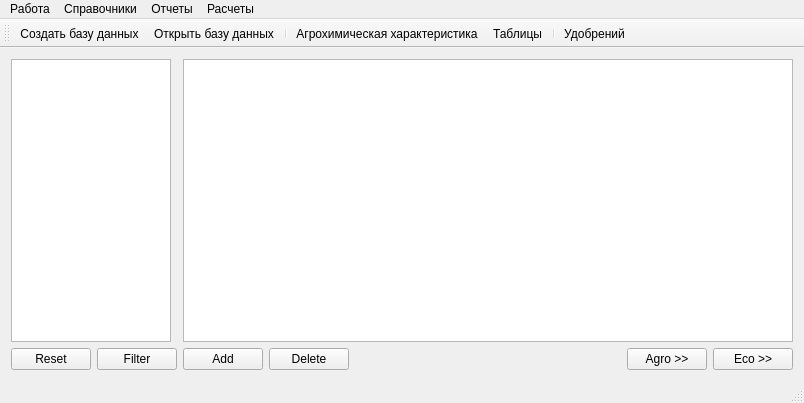
<?xml version="1.0" encoding="UTF-8"?>
<ui version="4.0">
 <class>MainWindow</class>
 <widget class="QMainWindow" name="MainWindow">
  <property name="geometry">
   <rect>
    <x>0</x>
    <y>0</y>
    <width>804</width>
    <height>403</height>
   </rect>
  </property>
  <property name="windowTitle">
   <string>AgroChemLab v.0.1</string>
  </property>
  <widget class="QWidget" name="centralWidget">
   <layout class="QHBoxLayout" name="horizontalLayout_4">
    <item>
     <layout class="QVBoxLayout" name="verticalLayout">
      <item>
       <widget class="QTreeView" name="treeView">
        <property name="sizePolicy">
         <sizepolicy hsizetype="Fixed" vsizetype="Expanding">
          <horstretch>0</horstretch>
          <verstretch>0</verstretch>
         </sizepolicy>
        </property>
        <property name="minimumSize">
         <size>
          <width>150</width>
          <height>0</height>
         </size>
        </property>
        <property name="maximumSize">
         <size>
          <width>160</width>
          <height>16777215</height>
         </size>
        </property>
       </widget>
      </item>
      <item>
       <layout class="QHBoxLayout" name="horizontalLayout_3">
        <item>
         <widget class="QPushButton" name="resetButton">
          <property name="text">
           <string>Reset</string>
          </property>
         </widget>
        </item>
        <item>
         <widget class="QPushButton" name="filterButton">
          <property name="text">
           <string>Filter</string>
          </property>
         </widget>
        </item>
       </layout>
      </item>
     </layout>
    </item>
    <item>
     <layout class="QVBoxLayout" name="verticalLayout_2">
      <item>
       <layout class="QHBoxLayout" name="horizontalLayout_2">
        <item>
         <widget class="QTableView" name="mainTable"/>
        </item>
       </layout>
      </item>
      <item>
       <layout class="QHBoxLayout" name="horizontalLayout">
        <item>
         <widget class="QPushButton" name="addButton">
          <property name="text">
           <string>Add</string>
          </property>
         </widget>
        </item>
        <item>
         <widget class="QPushButton" name="delButton">
          <property name="text">
           <string>Delete</string>
          </property>
         </widget>
        </item>
        <item>
         <spacer name="horizontalSpacer">
          <property name="orientation">
           <enum>Qt::Horizontal</enum>
          </property>
          <property name="sizeHint" stdset="0">
           <size>
            <width>40</width>
            <height>20</height>
           </size>
          </property>
         </spacer>
        </item>
        <item>
         <widget class="QPushButton" name="agroButton">
          <property name="sizePolicy">
           <sizepolicy hsizetype="Fixed" vsizetype="Fixed">
            <horstretch>0</horstretch>
            <verstretch>0</verstretch>
           </sizepolicy>
          </property>
          <property name="text">
           <string>Agro &gt;&gt;</string>
          </property>
         </widget>
        </item>
        <item>
         <widget class="QPushButton" name="ecoButton">
          <property name="sizePolicy">
           <sizepolicy hsizetype="Fixed" vsizetype="Fixed">
            <horstretch>0</horstretch>
            <verstretch>0</verstretch>
           </sizepolicy>
          </property>
          <property name="text">
           <string>Eco &gt;&gt;</string>
          </property>
         </widget>
        </item>
       </layout>
      </item>
     </layout>
    </item>
   </layout>
  </widget>
  <widget class="QMenuBar" name="menuBar">
   <property name="geometry">
    <rect>
     <x>0</x>
     <y>0</y>
     <width>804</width>
     <height>21</height>
    </rect>
   </property>
   <widget class="QMenu" name="menu">
    <property name="title">
     <string>Работа</string>
    </property>
    <addaction name="openDatabase"/>
    <addaction name="newDb"/>
    <addaction name="separator"/>
    <addaction name="exitApplication"/>
   </widget>
   <widget class="QMenu" name="menu_2">
    <property name="title">
     <string>Справочники</string>
    </property>
    <addaction name="open_SMOList"/>
    <addaction name="open_OwnerList"/>
    <addaction name="open_RegionList"/>
    <addaction name="separator"/>
    <addaction name="open_TipList"/>
    <addaction name="open_KulturaList"/>
    <addaction name="separator"/>
    <addaction name="open_IndexList"/>
    <addaction name="open_GranulList"/>
   </widget>
   <widget class="QMenu" name="menu_3">
    <property name="title">
     <string>Отчеты</string>
    </property>
    <addaction name="agroHim"/>
    <addaction name="open_Tables"/>
   </widget>
   <widget class="QMenu" name="menu_4">
    <property name="title">
     <string>Расчеты</string>
    </property>
    <addaction name="raschUdob"/>
   </widget>
   <addaction name="menu"/>
   <addaction name="menu_2"/>
   <addaction name="menu_3"/>
   <addaction name="menu_4"/>
  </widget>
  <widget class="QToolBar" name="mainToolBar">
   <attribute name="toolBarArea">
    <enum>TopToolBarArea</enum>
   </attribute>
   <attribute name="toolBarBreak">
    <bool>false</bool>
   </attribute>
   <addaction name="newDb"/>
   <addaction name="openDatabase"/>
   <addaction name="separator"/>
   <addaction name="agroHim"/>
   <addaction name="open_Tables"/>
   <addaction name="separator"/>
   <addaction name="raschUdob"/>
  </widget>
  <widget class="QStatusBar" name="statusBar"/>
  <action name="openDatabase">
   <property name="icon">
    <iconset resource="res.qrc">
     <normaloff>:/png/FolderOpened_Yellow.png</normaloff>:/png/FolderOpened_Yellow.png</iconset>
   </property>
   <property name="text">
    <string>Открыть базу данных</string>
   </property>
  </action>
  <action name="exitApplication">
   <property name="icon">
    <iconset resource="res.qrc">
     <normaloff>:/png/Shutdown_Box_Red.png</normaloff>:/png/Shutdown_Box_Red.png</iconset>
   </property>
   <property name="text">
    <string>Выход</string>
   </property>
  </action>
  <action name="open_SMOList">
   <property name="text">
    <string>СМО</string>
   </property>
  </action>
  <action name="open_OwnerList">
   <property name="text">
    <string>Землепользователи</string>
   </property>
  </action>
  <action name="open_IndexList">
   <property name="text">
    <string>Индекс почв</string>
   </property>
  </action>
  <action name="open_GranulList">
   <property name="text">
    <string>Гранулометрический состав</string>
   </property>
  </action>
  <action name="open_RegionList">
   <property name="text">
    <string>Районы</string>
   </property>
  </action>
  <action name="open_TipList">
   <property name="text">
    <string>Типы полей</string>
   </property>
  </action>
  <action name="open_KulturaList">
   <property name="text">
    <string>Культуры</string>
   </property>
  </action>
  <action name="open_Tables">
   <property name="icon">
    <iconset resource="res.qrc">
     <normaloff>:/png/Magnifier2.png</normaloff>:/png/Magnifier2.png</iconset>
   </property>
   <property name="text">
    <string>Таблицы</string>
   </property>
  </action>
  <action name="newDb">
   <property name="icon">
    <iconset resource="res.qrc">
     <normaloff>:/png/Plus__Orange.png</normaloff>:/png/Plus__Orange.png</iconset>
   </property>
   <property name="text">
    <string>Создать базу данных</string>
   </property>
  </action>
  <action name="agroHim">
   <property name="icon">
    <iconset resource="res.qrc">
     <normaloff>:/png/1406827132_ordering.png</normaloff>:/png/1406827132_ordering.png</iconset>
   </property>
   <property name="text">
    <string>Агрохимическая характеристика</string>
   </property>
  </action>
  <action name="raschUdob">
   <property name="icon">
    <iconset resource="res.qrc">
     <normaloff>:/png/1406827353_icontexto-green-01.png</normaloff>:/png/1406827353_icontexto-green-01.png</iconset>
   </property>
   <property name="text">
    <string>Удобрений</string>
   </property>
  </action>
 </widget>
 <layoutdefault spacing="6" margin="11"/>
 <resources>
  <include location="res.qrc"/>
 </resources>
 <connections/>
</ui>
